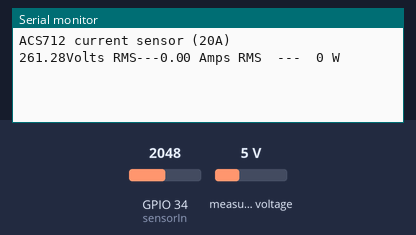
The sketch below on a simulated ESP32. Shown: the last lines printed to the serial monitor. The test bench sets the inputs (shaded band); at power-on: measured voltage 5 V, GPIO 34 (sensorIn) = 2048 (analog values on the 0–4095 scale).

Above: at 1.2 s.
1.3 s: measured voltage set to 0.3 V
At 2.6 s:
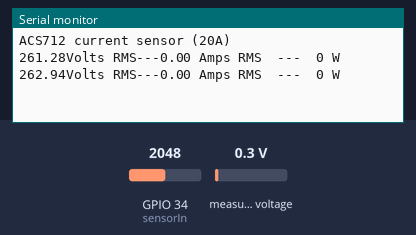
2.8 s: GPIO 34 (sensorIn) set to 2866
At 3.8 s:
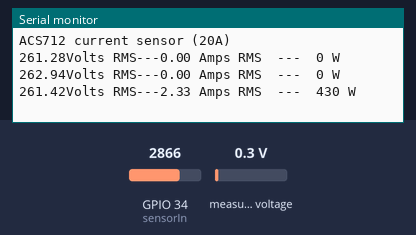
4.3 s: measured voltage set to 3.8 V
At 5.5 s:
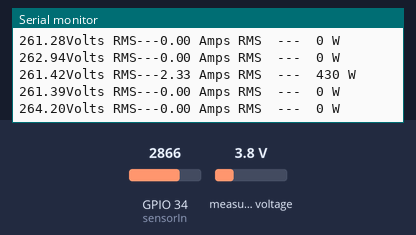
5.8 s: GPIO 34 (sensorIn) set to 3603
At 6.8 s:
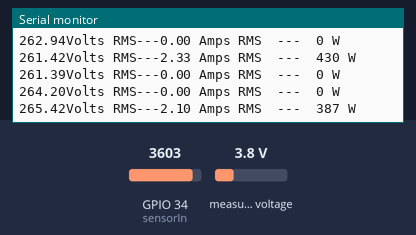
Timing chart, 0 to 8.3 s (numbered marks = the images above; inputs shaded):
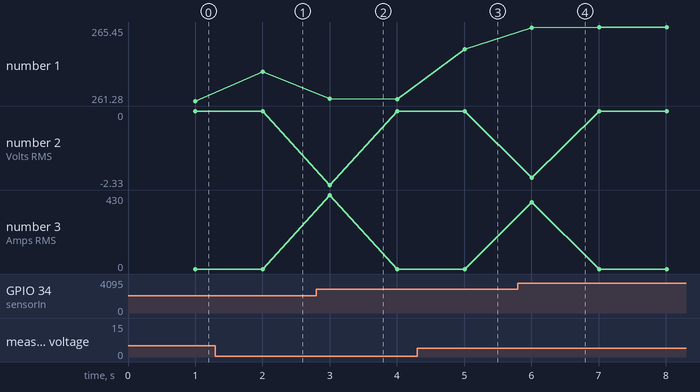

The sketch:

final_code_acs+zmpt.ino
```cpp
#include <ZMPT101B.h>
const int sensorIn = 34;      // ESP32 ADC pin connected to ACS712 OUT
int mVperAmp = 100;           // 20A module = 100mV per Amp
int Watt = 0;
double Voltage = 0;
double VRMS = 0;
double AmpsRMS = 0;
float v=0;
#define VOLTAGE_PIN 32
#define SENSITIVITY 500.0f
#define VOLTAGE_CALIBRATION 1.136
#define VOLTAGE_THRESHOLD 20.0

ZMPT101B voltageSensor(VOLTAGE_PIN, 50.0);
void setup() {
  Serial.begin(115200);
  analogReadResolution(12);   // ESP32 ADC is 0-4095 (12-bit)
  Serial.println("ACS712 current sensor (20A)");
}

void loop() {
  Serial.println("");

  Voltage = getVPP();                         // Peak-to-peak voltage
  VRMS = (Voltage / 2.0) * 0.707;             // Convert peak to RMS
  AmpsRMS = (VRMS * 1000) / mVperAmp;         // Convert mV to Amps

  Serial.print(v);
  Serial.print("Volts RMS---");
  Serial.print(AmpsRMS);
  Serial.print(" Amps RMS  ---  ");

  Watt = (AmpsRMS * 240 / 1.3);               // Rough power estimate
  Serial.print(Watt);
  Serial.println(" W");
}

float getVPP() {
  float result;
  int readValue;
  int maxValue = 0;
  int minValue = 4095;

  uint32_t start_time = millis();
  int c=0;
  while ((millis() - start_time) < 1000) {    // Sample for 1 second
    v += voltageSensor.getRmsVoltage() * VOLTAGE_CALIBRATION;
    c++;
    readValue = analogRead(sensorIn);
    if (readValue > maxValue) maxValue = readValue;
    if (readValue < minValue) minValue = readValue;
  }
  v /= c;
  result = ((maxValue - minValue) * 3.3) / 4095.0;  // Convert ADC diff to voltage
  return result;
}
```

Measured:
- after the input at 1.3 s, the serial monitor: prints a new line after 0.70 s (image 1)
- after the input at 2.8 s, the serial monitor: prints a new line after 0.20 s (image 2)
- after the input at 4.3 s, the serial monitor: prints a new line after 0.71 s (image 3)
- after the input at 5.8 s, the serial monitor: prints a new line after 0.21 s (image 4)
- plotted number 1: 261.28 → 262.94 after the input at 1.3 s, 261.39 → 264.2 after the input at 4.3 s
